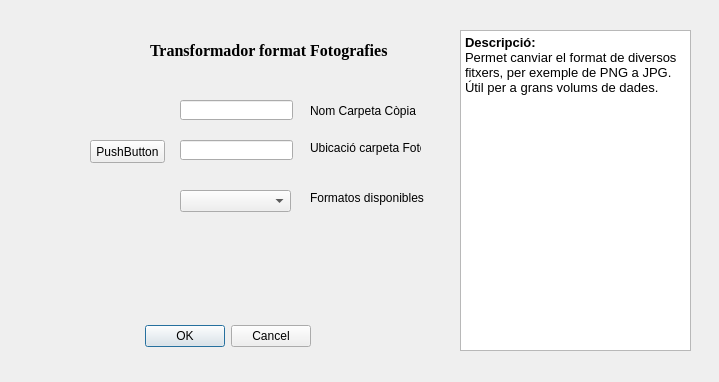
<?xml version="1.0" encoding="UTF-8"?>
<ui version="4.0">
 <class>Dialog</class>
 <widget class="QDialog" name="Dialog">
  <property name="geometry">
   <rect>
    <x>0</x>
    <y>0</y>
    <width>719</width>
    <height>382</height>
   </rect>
  </property>
  <property name="windowTitle">
   <string>Dialog</string>
  </property>
  <widget class="QDialogButtonBox" name="buttonBox">
   <property name="geometry">
    <rect>
     <x>130</x>
     <y>320</y>
     <width>181</width>
     <height>32</height>
    </rect>
   </property>
   <property name="orientation">
    <enum>Qt::Horizontal</enum>
   </property>
   <property name="standardButtons">
    <set>QDialogButtonBox::Cancel|QDialogButtonBox::Ok</set>
   </property>
  </widget>
  <widget class="QLineEdit" name="lineEdit">
   <property name="geometry">
    <rect>
     <x>180</x>
     <y>100</y>
     <width>113</width>
     <height>20</height>
    </rect>
   </property>
  </widget>
  <widget class="QLabel" name="label">
   <property name="geometry">
    <rect>
     <x>310</x>
     <y>100</y>
     <width>131</width>
     <height>21</height>
    </rect>
   </property>
   <property name="text">
    <string>Nom Carpeta Còpia</string>
   </property>
  </widget>
  <widget class="QLabel" name="label_2">
   <property name="geometry">
    <rect>
     <x>150</x>
     <y>30</y>
     <width>251</width>
     <height>41</height>
    </rect>
   </property>
   <property name="font">
    <font>
     <family>Times New Roman</family>
     <pointsize>12</pointsize>
     <weight>75</weight>
     <bold>true</bold>
    </font>
   </property>
   <property name="text">
    <string>Transformador format Fotografies</string>
   </property>
  </widget>
  <widget class="QTextEdit" name="textEdit">
   <property name="geometry">
    <rect>
     <x>460</x>
     <y>30</y>
     <width>231</width>
     <height>321</height>
    </rect>
   </property>
   <property name="html">
    <string>&lt;!DOCTYPE HTML PUBLIC &quot;-//W3C//DTD HTML 4.0//EN&quot; &quot;http://www.w3.org/TR/REC-html40/strict.dtd&quot;&gt;
&lt;html&gt;&lt;head&gt;&lt;meta name=&quot;qrichtext&quot; content=&quot;1&quot; /&gt;&lt;style type=&quot;text/css&quot;&gt;
p, li { white-space: pre-wrap; }
&lt;/style&gt;&lt;/head&gt;&lt;body style=&quot; font-family:'MS Shell Dlg 2'; font-size:8.25pt; font-weight:400; font-style:normal;&quot;&gt;
&lt;p style=&quot; margin-top:0px; margin-bottom:0px; margin-left:0px; margin-right:0px; -qt-block-indent:0; text-indent:0px;&quot;&gt;&lt;span style=&quot; font-size:10pt; font-weight:600;&quot;&gt;Descripció:&lt;/span&gt;&lt;/p&gt;
&lt;p style=&quot; margin-top:0px; margin-bottom:0px; margin-left:0px; margin-right:0px; -qt-block-indent:0; text-indent:0px;&quot;&gt;&lt;span style=&quot; font-size:10pt;&quot;&gt;Permet canviar el format de diversos fitxers, per exemple de PNG a JPG.&lt;/span&gt;&lt;/p&gt;
&lt;p style=&quot; margin-top:0px; margin-bottom:0px; margin-left:0px; margin-right:0px; -qt-block-indent:0; text-indent:0px;&quot;&gt;&lt;span style=&quot; font-size:10pt;&quot;&gt;Útil per a grans volums de dades.&lt;/span&gt;&lt;/p&gt;
&lt;p style=&quot;-qt-paragraph-type:empty; margin-top:0px; margin-bottom:0px; margin-left:0px; margin-right:0px; -qt-block-indent:0; text-indent:0px; font-size:10pt;&quot;&gt;&lt;br /&gt;&lt;/p&gt;&lt;/body&gt;&lt;/html&gt;</string>
   </property>
  </widget>
  <widget class="QLineEdit" name="lineEdit_2">
   <property name="geometry">
    <rect>
     <x>180</x>
     <y>140</y>
     <width>113</width>
     <height>20</height>
    </rect>
   </property>
  </widget>
  <widget class="QLabel" name="label_3">
   <property name="geometry">
    <rect>
     <x>310</x>
     <y>140</y>
     <width>111</width>
     <height>16</height>
    </rect>
   </property>
   <property name="text">
    <string>Ubicació carpeta Foto</string>
   </property>
  </widget>
  <widget class="QPushButton" name="pushButton">
   <property name="geometry">
    <rect>
     <x>90</x>
     <y>140</y>
     <width>75</width>
     <height>23</height>
    </rect>
   </property>
   <property name="text">
    <string>PushButton</string>
   </property>
  </widget>
  <widget class="QComboBox" name="comboBox">
   <property name="geometry">
    <rect>
     <x>180</x>
     <y>190</y>
     <width>111</width>
     <height>22</height>
    </rect>
   </property>
  </widget>
  <widget class="QLabel" name="label_4">
   <property name="geometry">
    <rect>
     <x>310</x>
     <y>190</y>
     <width>131</width>
     <height>16</height>
    </rect>
   </property>
   <property name="text">
    <string>Formatos disponibles</string>
   </property>
  </widget>
 </widget>
 <resources/>
 <connections>
  <connection>
   <sender>buttonBox</sender>
   <signal>accepted()</signal>
   <receiver>Dialog</receiver>
   <slot>accept()</slot>
   <hints>
    <hint type="sourcelabel">
     <x>248</x>
     <y>254</y>
    </hint>
    <hint type="destinationlabel">
     <x>157</x>
     <y>274</y>
    </hint>
   </hints>
  </connection>
  <connection>
   <sender>buttonBox</sender>
   <signal>rejected()</signal>
   <receiver>Dialog</receiver>
   <slot>reject()</slot>
   <hints>
    <hint type="sourcelabel">
     <x>316</x>
     <y>260</y>
    </hint>
    <hint type="destinationlabel">
     <x>286</x>
     <y>274</y>
    </hint>
   </hints>
  </connection>
 </connections>
</ui>
